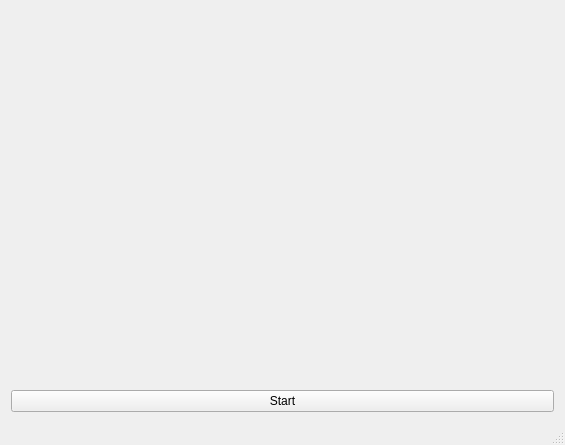
<?xml version="1.0" encoding="UTF-8"?>
<ui version="4.0">
 <class>MainWindow</class>
 <widget class="QMainWindow" name="MainWindow">
  <property name="geometry">
   <rect>
    <x>0</x>
    <y>0</y>
    <width>565</width>
    <height>445</height>
   </rect>
  </property>
  <property name="windowTitle">
   <string>QCPingGraph test</string>
  </property>
  <widget class="QWidget" name="centralWidget">
   <layout class="QVBoxLayout" name="verticalLayout">
    <item>
     <widget class="QCPingGraph" name="wQCPingGraph" native="true">
      <property name="sizePolicy">
       <sizepolicy hsizetype="Minimum" vsizetype="Expanding">
        <horstretch>0</horstretch>
        <verstretch>0</verstretch>
       </sizepolicy>
      </property>
     </widget>
    </item>
    <item>
     <widget class="QPushButton" name="btnStartStop">
      <property name="text">
       <string>Start</string>
      </property>
     </widget>
    </item>
   </layout>
  </widget>
  <widget class="QStatusBar" name="statusBar"/>
 </widget>
 <layoutdefault spacing="6" margin="11"/>
 <customwidgets>
  <customwidget>
   <class>QCPingGraph</class>
   <extends>QWidget</extends>
   <header>QCPingGraph/qcpinggraph.h</header>
   <container>1</container>
  </customwidget>
 </customwidgets>
 <resources/>
 <connections/>
</ui>
